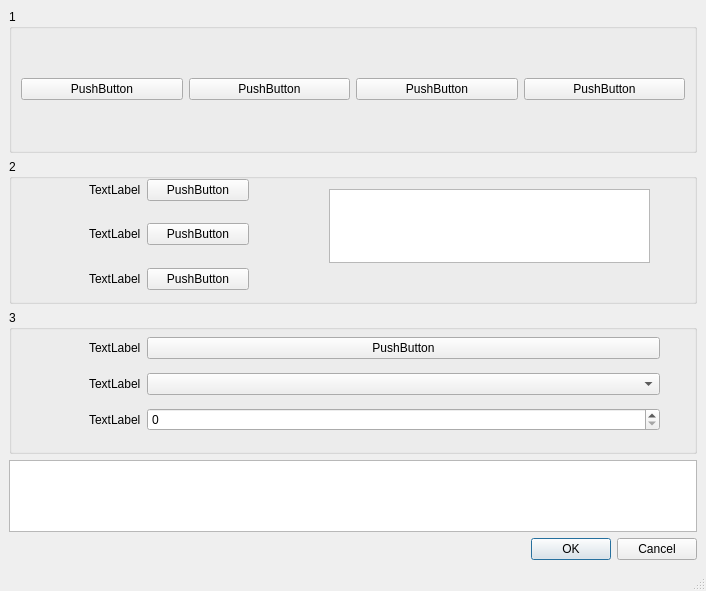
<?xml version="1.0" encoding="UTF-8"?>
<ui version="4.0">
 <class>MainWindow</class>
 <widget class="QMainWindow" name="MainWindow">
  <property name="geometry">
   <rect>
    <x>0</x>
    <y>0</y>
    <width>706</width>
    <height>591</height>
   </rect>
  </property>
  <property name="windowTitle">
   <string>MainWindow</string>
  </property>
  <widget class="QWidget" name="centralwidget">
   <layout class="QVBoxLayout" name="verticalLayout" stretch="2,2,2,1,1">
    <item>
     <widget class="QGroupBox" name="groupBox">
      <property name="title">
       <string>1</string>
      </property>
      <layout class="QHBoxLayout" name="horizontalLayout">
       <item>
        <widget class="QPushButton" name="pushButton">
         <property name="text">
          <string>PushButton</string>
         </property>
        </widget>
       </item>
       <item>
        <widget class="QPushButton" name="pushButton_2">
         <property name="text">
          <string>PushButton</string>
         </property>
        </widget>
       </item>
       <item>
        <widget class="QPushButton" name="pushButton_3">
         <property name="text">
          <string>PushButton</string>
         </property>
        </widget>
       </item>
       <item>
        <widget class="QPushButton" name="pushButton_4">
         <property name="text">
          <string>PushButton</string>
         </property>
        </widget>
       </item>
      </layout>
     </widget>
    </item>
    <item>
     <widget class="QGroupBox" name="groupBox_2">
      <property name="title">
       <string>2</string>
      </property>
      <widget class="QWidget" name="formLayoutWidget">
       <property name="geometry">
        <rect>
         <x>80</x>
         <y>20</y>
         <width>160</width>
         <height>111</height>
        </rect>
       </property>
       <layout class="QFormLayout" name="formLayout">
        <item row="0" column="0">
         <widget class="QLabel" name="label">
          <property name="text">
           <string>TextLabel</string>
          </property>
         </widget>
        </item>
        <item row="0" column="1">
         <widget class="QPushButton" name="pushButton_5">
          <property name="text">
           <string>PushButton</string>
          </property>
         </widget>
        </item>
        <item row="2" column="0">
         <widget class="QLabel" name="label_2">
          <property name="text">
           <string>TextLabel</string>
          </property>
         </widget>
        </item>
        <item row="2" column="1">
         <widget class="QPushButton" name="pushButton_6">
          <property name="text">
           <string>PushButton</string>
          </property>
         </widget>
        </item>
        <item row="4" column="0">
         <widget class="QLabel" name="label_3">
          <property name="text">
           <string>TextLabel</string>
          </property>
         </widget>
        </item>
        <item row="4" column="1">
         <widget class="QPushButton" name="pushButton_7">
          <property name="text">
           <string>PushButton</string>
          </property>
         </widget>
        </item>
        <item row="1" column="1">
         <spacer name="verticalSpacer">
          <property name="orientation">
           <enum>Qt::Vertical</enum>
          </property>
          <property name="sizeHint" stdset="0">
           <size>
            <width>20</width>
            <height>40</height>
           </size>
          </property>
         </spacer>
        </item>
        <item row="3" column="1">
         <spacer name="verticalSpacer_2">
          <property name="orientation">
           <enum>Qt::Vertical</enum>
          </property>
          <property name="sizeHint" stdset="0">
           <size>
            <width>20</width>
            <height>40</height>
           </size>
          </property>
         </spacer>
        </item>
       </layout>
      </widget>
      <widget class="QTextEdit" name="textEdit_2">
       <property name="geometry">
        <rect>
         <x>320</x>
         <y>30</y>
         <width>321</width>
         <height>74</height>
        </rect>
       </property>
      </widget>
     </widget>
    </item>
    <item>
     <widget class="QGroupBox" name="groupBox_3">
      <property name="title">
       <string>3</string>
      </property>
      <widget class="QWidget" name="formLayoutWidget_2">
       <property name="geometry">
        <rect>
         <x>80</x>
         <y>20</y>
         <width>571</width>
         <height>101</height>
        </rect>
       </property>
       <layout class="QFormLayout" name="formLayout_3">
        <item row="1" column="0">
         <widget class="QLabel" name="label_4">
          <property name="text">
           <string>TextLabel</string>
          </property>
         </widget>
        </item>
        <item row="1" column="1">
         <widget class="QPushButton" name="pushButton_8">
          <property name="text">
           <string>PushButton</string>
          </property>
         </widget>
        </item>
        <item row="3" column="0">
         <widget class="QLabel" name="label_5">
          <property name="text">
           <string>TextLabel</string>
          </property>
         </widget>
        </item>
        <item row="3" column="1">
         <widget class="QComboBox" name="comboBox"/>
        </item>
        <item row="5" column="1">
         <widget class="QSpinBox" name="spinBox"/>
        </item>
        <item row="5" column="0">
         <widget class="QLabel" name="label_6">
          <property name="text">
           <string>TextLabel</string>
          </property>
         </widget>
        </item>
        <item row="2" column="1">
         <spacer name="verticalSpacer_3">
          <property name="orientation">
           <enum>Qt::Vertical</enum>
          </property>
          <property name="sizeHint" stdset="0">
           <size>
            <width>20</width>
            <height>40</height>
           </size>
          </property>
         </spacer>
        </item>
        <item row="4" column="1">
         <spacer name="verticalSpacer_4">
          <property name="orientation">
           <enum>Qt::Vertical</enum>
          </property>
          <property name="sizeHint" stdset="0">
           <size>
            <width>20</width>
            <height>40</height>
           </size>
          </property>
         </spacer>
        </item>
        <item row="0" column="1">
         <spacer name="verticalSpacer_5">
          <property name="orientation">
           <enum>Qt::Vertical</enum>
          </property>
          <property name="sizeHint" stdset="0">
           <size>
            <width>20</width>
            <height>40</height>
           </size>
          </property>
         </spacer>
        </item>
       </layout>
      </widget>
     </widget>
    </item>
    <item>
     <widget class="QTextEdit" name="textEdit"/>
    </item>
    <item>
     <layout class="QVBoxLayout" name="verticalLayout_2">
      <item>
       <widget class="QDialogButtonBox" name="buttonBox">
        <property name="standardButtons">
         <set>QDialogButtonBox::Cancel|QDialogButtonBox::Ok</set>
        </property>
       </widget>
      </item>
     </layout>
    </item>
   </layout>
  </widget>
  <widget class="QMenuBar" name="menubar">
   <property name="geometry">
    <rect>
     <x>0</x>
     <y>0</y>
     <width>706</width>
     <height>23</height>
    </rect>
   </property>
  </widget>
  <widget class="QStatusBar" name="statusbar"/>
 </widget>
 <resources/>
 <connections/>
</ui>
